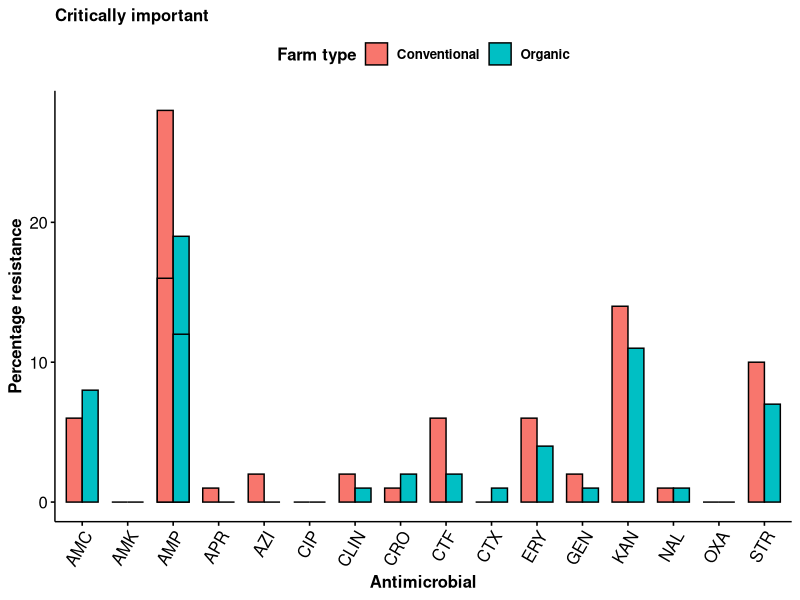
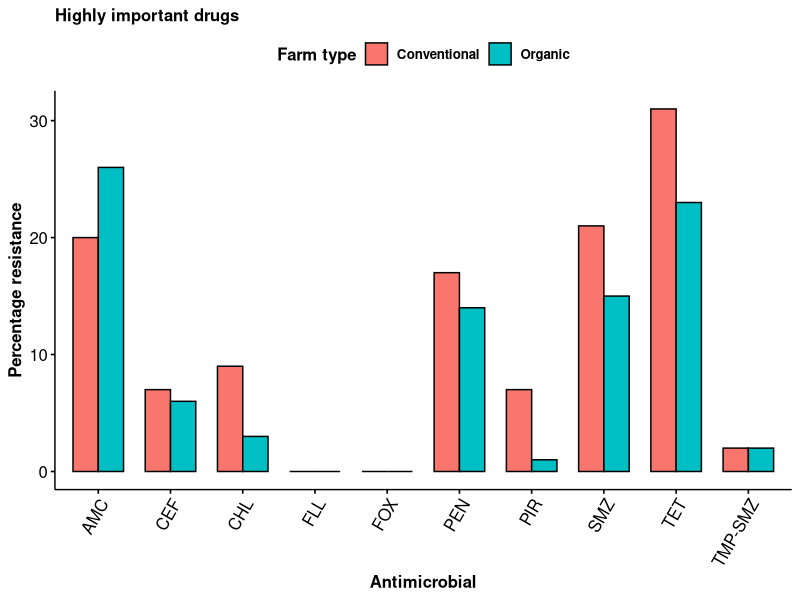
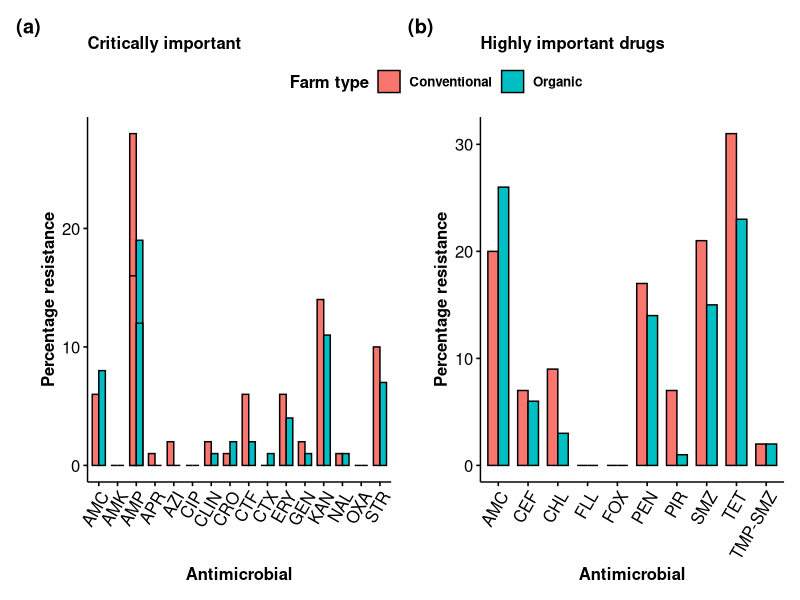

The R script that drew these images, in order:
library(tidyverse)
library(dplyr)
library(ggpubr)
library(dplyr)
library(patchwork)



#Load data
main_data <- read_csv("conv.csv")

#changing percentage resistance into numeric class and rounding off  
main_data$percent_resistant <- as.numeric(as.character
                                          (main_data$percent_resistant))

main_data$percent_resistant <- round(main_data$percent_resistant, digits = 0)


main_data<- main_data%>%
  mutate(
    host = 
      ifelse(host == "Cows and Calves", 
             "Cattle", host))
      
main_data%>%
  count(host)%>%
  view()

usa_cattle <- main_data %>%
  filter(country == "United States of America" &
           host == "Cattle") %>%
  select("author",
         "country",
         "iso_3",
         "locality",
         "farm_type",
         "sample_type",
         "host",
         "antimicrobial",
         "antimicrobial_compound",
         "who_classification",
         "pathogen",
         "antimicrobial_class",
         
         "percent_resistant",
         
         "no_isolates",
         "sampling_start_date", 
         "sampling_end_date"
  )


##USA cattle critically important

usa_crit <- usa_cattle %>%
  filter(who_classification == "Critically important")



usa_crit1 <- aggregate(percent_resistant~host+farm_type+host+antimicrobial+
                         antimicrobial_class+antimicrobial_compound+
                         who_classification+percent_resistant, usa_crit, mean) 


usa_crit1$percent_resistant <- round(usa_crit1$percent_resistant, digits = 0)

##grouped bar
crit_plot <- ggbarplot(usa_crit1, "antimicrobial_compound", "percent_resistant", 
                     fill = "farm_type", position = position_dodge(0.7),
                     subtitle = "Critically important",
                     xlab = "Antimicrobial", ylab = "Percentage resistance",
                     legend.title = "Farm type", font.x = "bold", font.y = "bold",
                     font.legend = "bold", font.subtitle = "bold")+
  rotate_x_text(60)

##Highly important


usa_high <- usa_cattle %>%
  filter(who_classification == "Highly important")



usa_high1 <- aggregate(percent_resistant~host+farm_type+host+antimicrobial+
                         antimicrobial_class+antimicrobial_compound+
                         who_classification+percent_resistant, usa_high, mean) 


usa_high1$percent_resistant <- round(usa_high1$percent_resistant, digits = 0)

##grouped bar
high_plot <- ggbarplot(usa_high1, "antimicrobial_compound", "percent_resistant", 
                       fill = "farm_type", position = position_dodge(0.7),
                       subtitle = "Highly important drugs",
                       xlab = "Antimicrobial", ylab = "Percentage resistance",
                       legend.title = "Farm type", font.x = "bold", font.y = "bold",
                       font.legend = "bold", font.subtitle = "bold")+
  rotate_x_text(60)



p1 <- (crit_plot | high_plot) + plot_annotation(tag_levels = "a",
                                              tag_prefix = "(",
                                              tag_suffix = ")")+
  plot_layout(guides = "collect")&
  theme(plot.tag = element_text(face = "bold"),
        legend.position = "top")